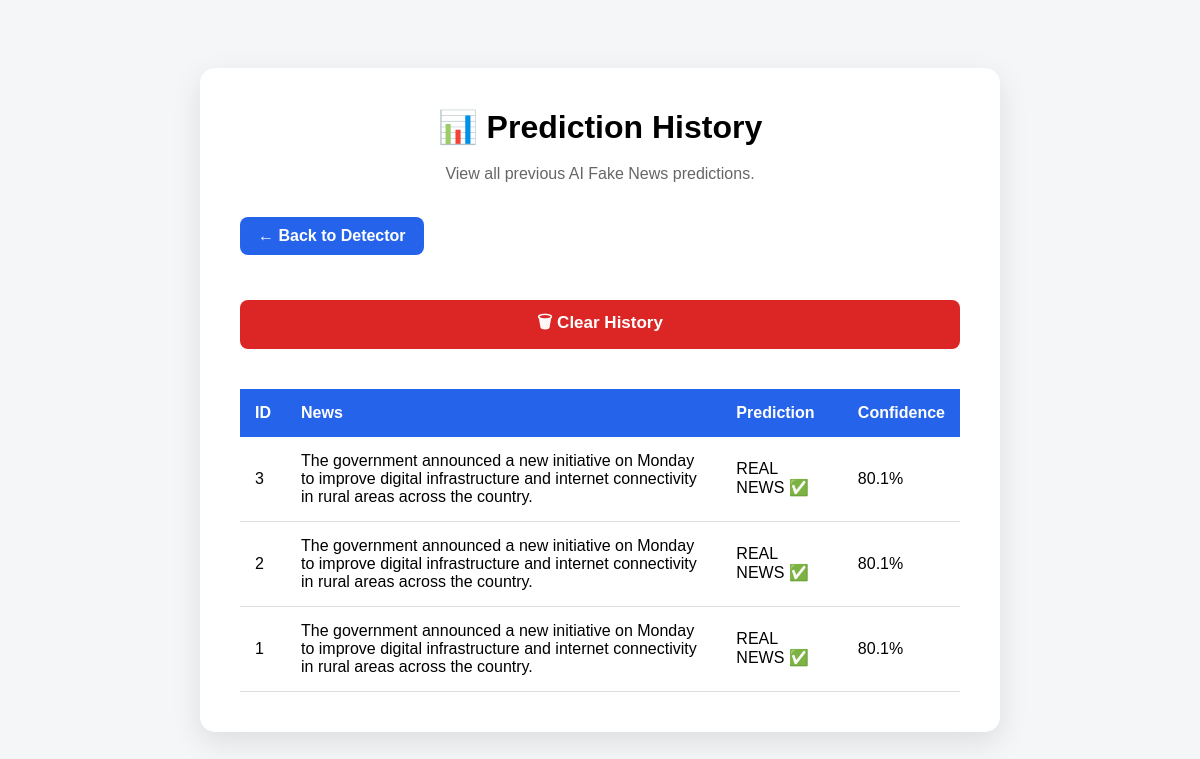
Before: /history with the older database file.
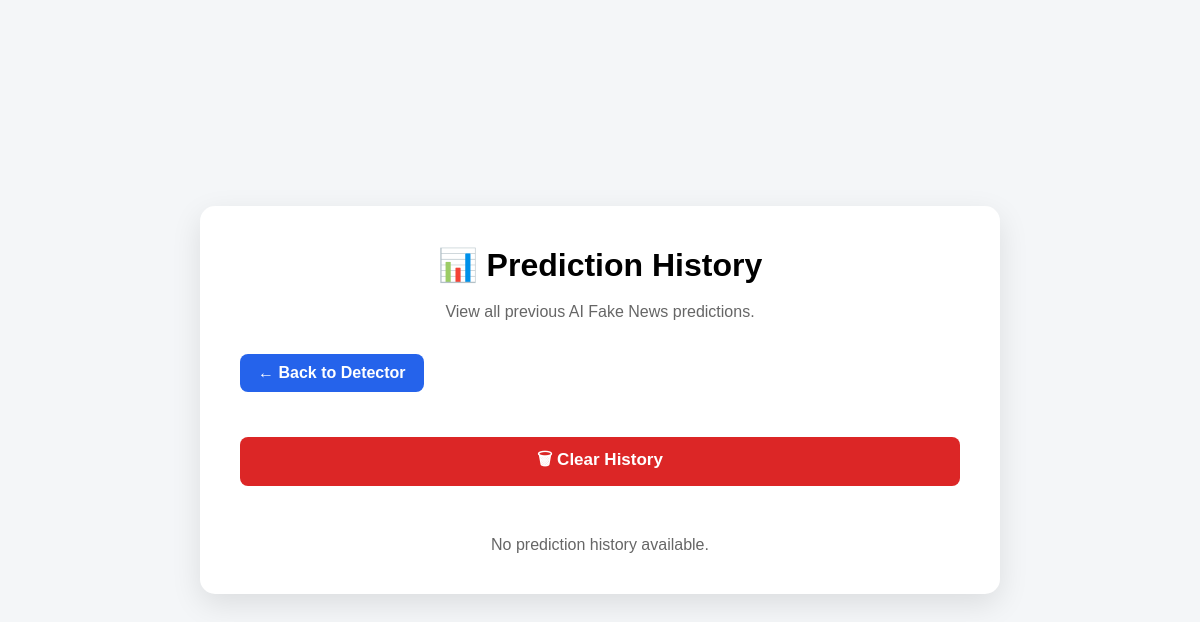
After: the same page with the newer database file.
### tables this page shows
CREATE TABLE history (
    id INTEGER PRIMARY KEY AUTOINCREMENT,
    news TEXT,
    prediction TEXT,
    confidence REAL
);

### main.py (the view)
@app.get("/history", response_class=HTMLResponse)
def history(request: Request):
    cursor.execute(
        "SELECT id, news, prediction, confidence FROM history ORDER BY id DESC"
    )
    records = cursor.fetchall()
    return templates.TemplateResponse(
        request=request,
        name="history.html",
        context={
            "records": records
        }
    )

### templates/history.html (shortened to what this page needs)
<!DOCTYPE html>
<html lang="en">
<head>
    <link rel="stylesheet" href="/static/style.css">
</head>
<body>
    <div class="container">
        <h1>📊 Prediction History</h1>
        <p class="subtitle">
            View all previous AI Fake News predictions.
        </p>
        <a href="/" class="back-button">
            ← Back to Detector
        </a>
<form action="/clear-history" method="post">
    <button type="submit" class="clear-button">
        🗑 Clear History
    </button>
</form>
        {% if records %}
        <div class="table-container">
            <table>
                <thead>
                    <tr>
                        <th>ID</th>
                        <th>News</th>
                        <th>Prediction</th>
                        <th>Confidence</th>
                    </tr>
                </thead>
                <tbody>
                    {% for record in records %}
                    <tr>
                        <td>{{ record[0] }}</td>
                        <td>{{ record[1] }}</td>
                        <td>{{ record[2] }}</td>
                        <td>{{ record[3] }}%</td>
                    </tr>
                    {% endfor %}
                </tbody>
            </table>
        </div>
        {% else %}
        <p class="no-records">
            No prediction history available.
        </p>
        {% endif %}
    </div>
</body>
</html>

### static/style.css (style rules this page uses)
* { margin: 0; padding: 0; box-sizing: border-box; }
body { font-family: Arial, sans-serif; background: #f4f6f8; min-height: 100vh; display: flex; justify-content: center; align-items: center; padding: 20px; }
.container { width: 100%; max-width: 800px; background: white; padding: 40px; border-radius: 15px; box-shadow: 0 10px 30px rgba(0, 0, 0, 0.1); }
h1 { text-align: center; margin-bottom: 15px; }
.subtitle { text-align: center; color: #666; margin-bottom: 30px; line-height: 1.6; }
button { width: 100%; margin-top: 20px; padding: 15px; font-size: 17px; font-weight: bold; border: none; border-radius: 10px; background: #2563eb; color: white; cursor: pointer; transition: 0.3s; }
.back-button { display: inline-block; margin-bottom: 25px; padding: 10px 18px; background: #2563eb; color: white; text-decoration: none; border-radius: 8px; font-weight: bold; }
.no-records { text-align: center; margin-top: 30px; color: #666; }
.clear-button { padding: 10px 18px; background: #dc2626; color: white; border: none; border-radius: 8px; font-weight: bold; cursor: pointer; margin-bottom: 20px; }

Changed rows visible on the page:
removed history: id "3", news "The government announced a new initiative on Monday to improve digital infrastructure and internet connectivity in rural areas across the country.", prediction "REAL NEWS ✅", confidence "80.1"
removed history: id "2", news "The government announced a new initiative on Monday to improve digital infrastructure and internet connectivity in rural areas across the country.", prediction "REAL NEWS ✅", confidence "80.1"
removed history: id "1", news "The government announced a new initiative on Monday to improve digital infrastructure and internet connectivity in rural areas across the country.", prediction "REAL NEWS ✅", confidence "80.1"
Other visible differences:
text no longer shown: "ID News Prediction Confidence"
text now shown: "No prediction history available."
